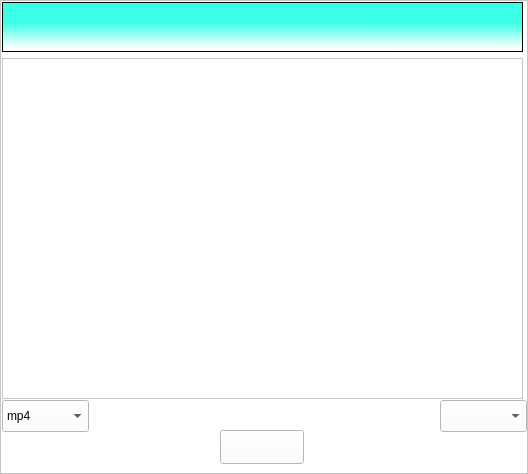
<?xml version="1.0" encoding="UTF-8"?>
<ui version="4.0">
 <class>Thumbnail_Preview_Window</class>
 <widget class="QMainWindow" name="Thumbnail_Preview_Window">
  <property name="windowModality">
   <enum>Qt::ApplicationModal</enum>
  </property>
  <property name="geometry">
   <rect>
    <x>0</x>
    <y>0</y>
    <width>528</width>
    <height>474</height>
   </rect>
  </property>
  <property name="windowTitle">
   <string>Settings</string>
  </property>
  <property name="styleSheet">
   <string notr="true">background-color: rgb(255, 255, 255);</string>
  </property>
  <widget class="QWidget" name="centralwidget">
   <layout class="QHBoxLayout" name="horizontalLayout">
    <property name="leftMargin">
     <number>0</number>
    </property>
    <property name="topMargin">
     <number>0</number>
    </property>
    <property name="rightMargin">
     <number>0</number>
    </property>
    <property name="bottomMargin">
     <number>0</number>
    </property>
    <item>
     <widget class="QFrame" name="main_frame">
      <property name="autoFillBackground">
       <bool>false</bool>
      </property>
      <property name="frameShape">
       <enum>QFrame::StyledPanel</enum>
      </property>
      <property name="frameShadow">
       <enum>QFrame::Raised</enum>
      </property>
      <widget class="QFrame" name="toolbar">
       <property name="geometry">
        <rect>
         <x>2</x>
         <y>2</y>
         <width>521</width>
         <height>50</height>
        </rect>
       </property>
       <property name="minimumSize">
        <size>
         <width>0</width>
         <height>50</height>
        </size>
       </property>
       <property name="maximumSize">
        <size>
         <width>16777215</width>
         <height>50</height>
        </size>
       </property>
       <property name="styleSheet">
        <string notr="true">background-color: qlineargradient(spread:pad, x1:0.485, y1:0.415045, x2:0.480294, y2:0.932, stop:0 rgba(61, 255, 232, 255), stop:1 rgba(255, 255, 255, 255));</string>
       </property>
       <property name="frameShape">
        <enum>QFrame::StyledPanel</enum>
       </property>
       <property name="frameShadow">
        <enum>QFrame::Raised</enum>
       </property>
       <layout class="QHBoxLayout" name="horizontalLayout_2">
        <property name="leftMargin">
         <number>0</number>
        </property>
        <property name="topMargin">
         <number>0</number>
        </property>
        <property name="rightMargin">
         <number>0</number>
        </property>
        <property name="bottomMargin">
         <number>0</number>
        </property>
        <item alignment="Qt::AlignRight">
         <widget class="QPushButton" name="exit_button">
          <property name="minimumSize">
           <size>
            <width>32</width>
            <height>32</height>
           </size>
          </property>
          <property name="maximumSize">
           <size>
            <width>32</width>
            <height>32</height>
           </size>
          </property>
          <property name="styleSheet">
           <string notr="true">background-color: rgb(0, 255, 255);</string>
          </property>
          <property name="text">
           <string/>
          </property>
          <property name="icon">
           <iconset resource="asset_loader.qrc">
            <normaloff>:/icons/assets/x.svg</normaloff>:/icons/assets/x.svg</iconset>
          </property>
          <property name="iconSize">
           <size>
            <width>20</width>
            <height>20</height>
           </size>
          </property>
          <property name="flat">
           <bool>true</bool>
          </property>
         </widget>
        </item>
       </layout>
      </widget>
      <widget class="QFrame" name="central_frame">
       <property name="geometry">
        <rect>
         <x>2</x>
         <y>58</y>
         <width>521</width>
         <height>341</height>
        </rect>
       </property>
       <property name="frameShape">
        <enum>QFrame::StyledPanel</enum>
       </property>
       <property name="frameShadow">
        <enum>QFrame::Raised</enum>
       </property>
       <layout class="QGridLayout" name="gridLayout">
        <item row="0" column="0">
         <widget class="QLabel" name="thumbnail_preview">
          <property name="text">
           <string/>
          </property>
         </widget>
        </item>
       </layout>
      </widget>
      <widget class="QComboBox" name="format_selector">
       <property name="geometry">
        <rect>
         <x>2</x>
         <y>400</y>
         <width>87</width>
         <height>32</height>
        </rect>
       </property>
       <property name="autoFillBackground">
        <bool>false</bool>
       </property>
       <item>
        <property name="text">
         <string>mp4</string>
        </property>
       </item>
       <item>
        <property name="text">
         <string>aac</string>
        </property>
       </item>
       <item>
        <property name="text">
         <string>flac</string>
        </property>
       </item>
       <item>
        <property name="text">
         <string>aiff</string>
        </property>
       </item>
       <item>
        <property name="text">
         <string>m4a</string>
        </property>
       </item>
       <item>
        <property name="text">
         <string>wav</string>
        </property>
       </item>
       <item>
        <property name="text">
         <string>mov</string>
        </property>
       </item>
       <item>
        <property name="text">
         <string>wmv</string>
        </property>
       </item>
       <item>
        <property name="text">
         <string>wma</string>
        </property>
       </item>
       <item>
        <property name="text">
         <string>mp3</string>
        </property>
       </item>
       <item>
        <property name="text">
         <string>flv</string>
        </property>
       </item>
       <item>
        <property name="text">
         <string>avi</string>
        </property>
       </item>
       <item>
        <property name="text">
         <string>mkv</string>
        </property>
       </item>
      </widget>
      <widget class="QPushButton" name="download_button">
       <property name="geometry">
        <rect>
         <x>220</x>
         <y>430</y>
         <width>84</width>
         <height>34</height>
        </rect>
       </property>
       <property name="text">
        <string/>
       </property>
       <property name="icon">
        <iconset resource="asset_loader.qrc">
         <normaloff>:/icons/assets/download_button.svg</normaloff>:/icons/assets/download_button.svg</iconset>
       </property>
       <property name="iconSize">
        <size>
         <width>125</width>
         <height>125</height>
        </size>
       </property>
      </widget>
      <widget class="QComboBox" name="resolution_selector">
       <property name="geometry">
        <rect>
         <x>440</x>
         <y>400</y>
         <width>87</width>
         <height>32</height>
        </rect>
       </property>
      </widget>
     </widget>
    </item>
   </layout>
  </widget>
 </widget>
 <resources>
  <include location="asset_loader.qrc"/>
 </resources>
 <connections/>
</ui>
